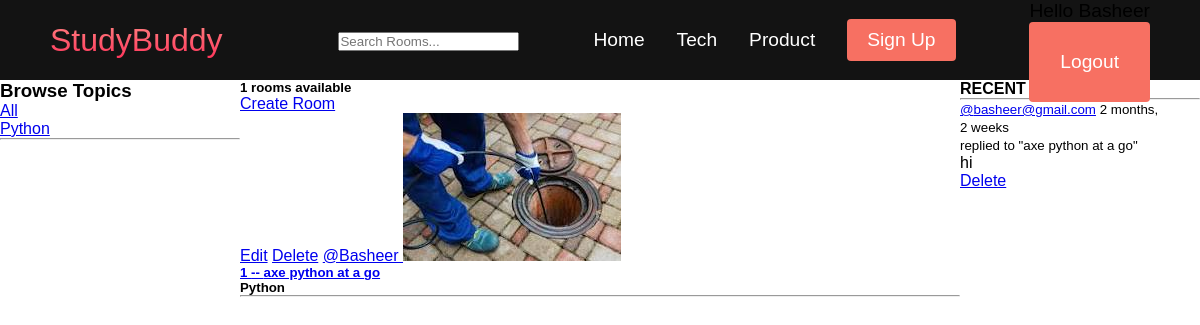
/ (signed in), run on the app's committed database.
### base/models.py (models this page shows, shortened)
class Topic(models.Model):
    name = models.CharField(max_length=200)

class Room(models.Model):
    host = models.ForeignKey(User, on_delete=models.SET_NULL, null=True)
    topic = models.ForeignKey(Topic, on_delete=models.SET_NULL, null=True)
    name = models.CharField(max_length=200)
    description = models.TextField(null=True, blank=True)
    participants = models.ManyToManyField(User, related_name='participants',
    blank=True)
    update = models.DateTimeField(auto_now=True)
    created = models.DateTimeField(auto_now_add=True)
    class Meta:
        ordering = ['-update', '-created']
    def __str__(self):
        return self.name

class User(AbstractUser):
    name = models.CharField(max_length=200,  null=True)
    email = models.EmailField(unique=True, null=True)
    bio = models.TextField(null=True)
    avater = models.ImageField(null=True, default='')
    USERNAME_FIELD = 'email'
    REQUIRED_FIELDS = []

class Message(models.Model):
    user = models.ForeignKey(User, on_delete=models.CASCADE)
    room = models.ForeignKey(Room, on_delete=models.CASCADE)
    body = models.TextField()
    update = models.DateTimeField(auto_now=True)
    created = models.DateTimeField(auto_now_add=True)
    class Meta:
        ordering = ['-update', '-created']
    def __str__(self):
        return self.body[0:50]

### base/views.py (the view)
# urls.py: path('', views.home, name='home'),
def home(request):
    q = request.GET.get('q') if request.GET.get('q') != None else ''
    rooms = Room.objects.filter(
        Q(topic__name__icontains=q) |
        Q(name__icontains=q) |
        Q(description__icontains=q)
        )
    room_count = rooms.count()
    topics = Topic.objects.all()
    room_messages = Message.objects.filter(room__topic__name__icontains=q)
    context = {
        'rooms':rooms,
        'topics':topics,
        'room_count':room_count,
        'room_messages': room_messages
    }
    return render(request, 'home.html', context)

### base/templates/home.html (shortened to what this page needs)
{% extends 'main.html' %}
{% block content %}
<div class="home-container">
    <div>
        {% include 'topics_component.html' %}
    </div>
    <div>
        <h5>{{room_count}} rooms available</h5>
        <a href="{% url 'create_room' %}">Create Room</a>
        {% include 'feed_component.html' %}
    </div>
    <div>
        {% include 'activity_component.html'%}
    </div>
</div>
{% endblock %}

### base/templates/topics_component.html
<h3>Browse Topics</h3>
<div>
    <a href="{% url 'home' %}">All</a>
</div>
{% for topic in topics %}
    <div>
        <a href="{% url 'home' %}?q={{topic.name}}">{{topic.name}}</a>
    </div>
{% endfor %}
<hr>

### base/templates/feed_component.html
<div>
    {% for room in rooms %}
        <div>
            {% if request.user == room.host %}
            <a href="{% url 'update_room' room.id %}">Edit</a>
            <a href="{% url 'delete_room' room.id %}">Delete</a>
            {% endif %}
            <a href="{% url 'profile' room.host.id %}">@{{room.host.username}}
                <img src="{{room.host.avater.url}}"
            </a>
            <h5>{{room.id}} -- <a href="{% url 'room' room.id %}">{{room.name}}</a></h5>
            <h5>{{room.topic.name}}</h5>
            <hr>
        </div>
    {% endfor %}
</div>

### base/templates/activity_component.html (shortened to what this page needs)
<h4>RECENT ACTIITIES</h4>
{% for room_message in room_messages %}
    <div>
        <small><a href="{% url 'profile' room_message.user.id %}">@{{ room_message.user }}</a> {{room_message.created|timesince}}</small><br>
        <small>replied to "{{room_message.room}}"</small>
        <p>{{room_message}}</p>
        {% if request.user == room_message.user %}
            <a href="{% url 'delete-message' room_message.id %}">Delete</a>
        {% endif %}
        </div>
{% endfor%}

### static/styles/main.css (style rules this page uses)
* { box-sizing: border-box; margin: 0; padding: 0; font-family: 'kumbh Sans', sans-serif; }

### templates/main.html (style rules this page uses)
.home-container { display: grid; grid-template-columns: 1fr 3fr; }

### base/templates/home.html (style rules this page uses)
.home-container { display: grid; grid-template-columns: 1fr 3fr 1fr; }

### data on the page
Topic: name "Python"
Room: shows "Edit", host.username "Basheer", host.avater (picture), id "1", name "axe python at a go", topic.name "Python"
Message: user "basheer@gmail.com", created "2 months, 2 weeks", room "axe python at a go", body "hi", shows "Delete"

### other printed values
{{ room_count }} "1"
